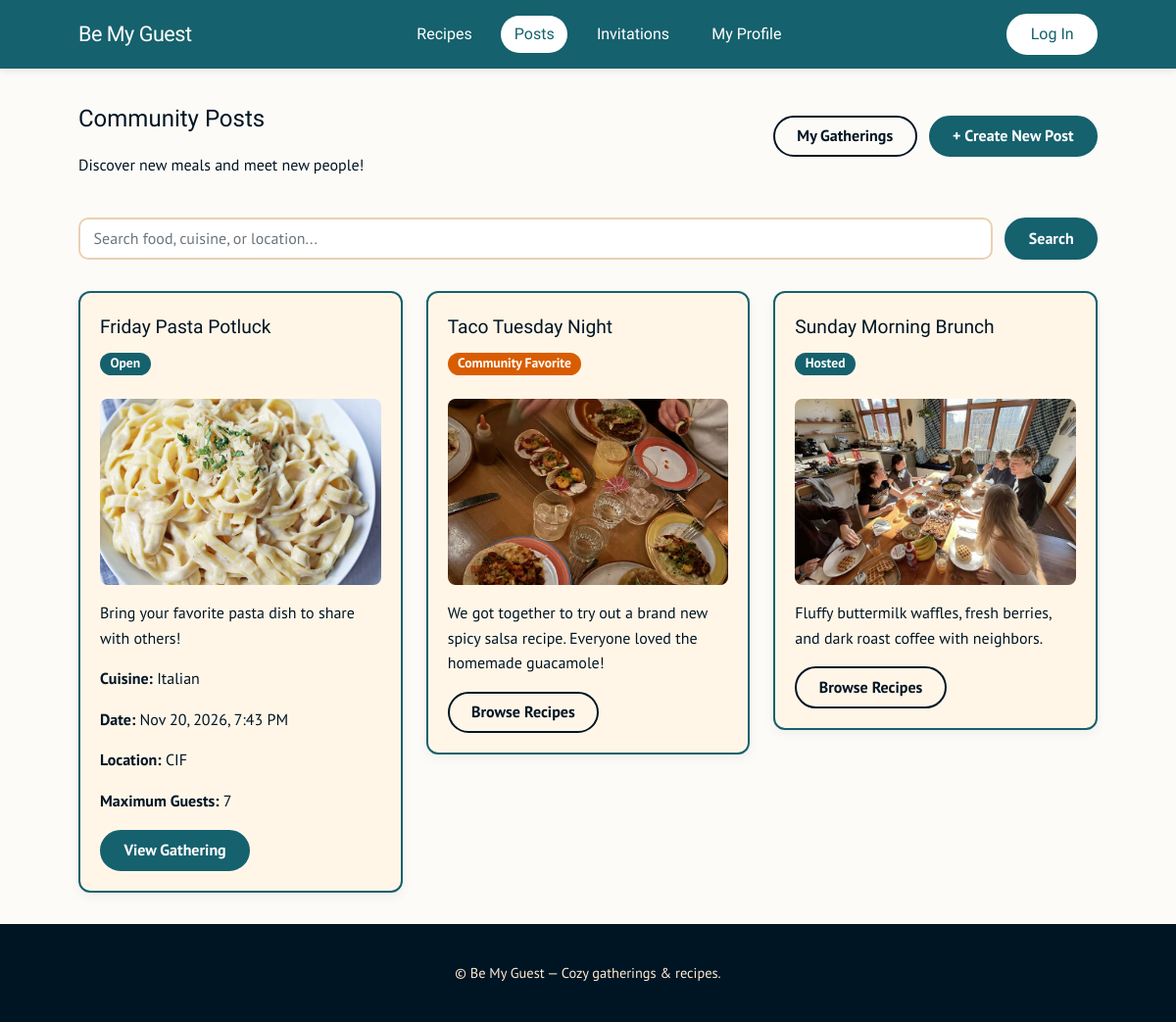
/posts/, run on the app's committed database.
### features/posts/models.py (models this page shows, shortened)
class MealGathering(models.Model):
    STATUS_CHOICES = [
        ("open", "Open"),
        ("full", "Full"),
        ("cancelled", "Cancelled"),
        ("completed", "Completed"),
    ]
    id = models.BigAutoField(primary_key=True)
    host = models.ForeignKey(
        settings.AUTH_USER_MODEL,
        on_delete=models.CASCADE,
        related_name="meal_gatherings"
    )
    title = models.CharField(max_length=200)
    description = models.TextField(blank=True)
    cuisine_type = models.CharField(max_length=100)
    date_time = models.DateTimeField()
    location = models.CharField(max_length=200)
    max_guests = models.PositiveIntegerField(
        validators=[MinValueValidator(1)]
    )
    meal_name = models.CharField(
        max_length=200,
        blank=True
    )
    meal_description = models.TextField(blank=True)
    meal_image = models.ImageField(
        upload_to="meal_gatherings/",
        blank=True
    )
    recipe = models.ForeignKey(
        "recipes.Recipe",
        on_delete=models.SET_NULL,
        null=True,
        blank=True,
        related_name="meal_gatherings"
    )
    created_at = models.DateTimeField(auto_now_add=True)
    status = models.CharField(
        max_length=20,
        choices=STATUS_CHOICES,
        default="open"
    )

### features/posts/views.py (the view, shortened to what this page needs)
# urls.py: path("posts/", post_views.gathering_list, name="posts"),
def gathering_list(request):
    gatherings = MealGathering.objects.filter(
        status="open",
        date_time__gt=timezone.now()
    )
    search = request.GET.get("q", "").strip()
    gatherings = gatherings.order_by("date_time")
    context = {
        "gatherings": gatherings,
        "search": search
    }
    return render(request, "posts.html", context)

### bemyguest/templates/posts.html (shortened to what this page needs)
{% extends "base.html" %}
{% load static %}
{% block content %}
<div class="page-heading">
  <div>
    <h2>
      {% if mine %}My Gatherings{% else %}Community Posts{% endif %}
    </h2>
    <p class="muted">
      Discover new meals and meet new people!
    </p>
  </div>
  <div class="gathering-actions">
    <a href="{% url 'my_gatherings' %}"
       class="button button-outline">
      My Gatherings
    </a>
    <a href="{% url 'gathering_create' %}"
       class="button">
      + Create New Post
    </a>
  </div>
</div>
{% if not mine %}
  <form method="get" action="{% url 'posts' %}"
        class="post-search">
    <input
      type="text"
      name="q"
      value="{{ search|default:'' }}"
      placeholder="Search food, cuisine, or location...">
    <button type="submit" class="button">
      Search
    </button>
  </form>
{% endif %}
<div class="gathering-card-grid">
  {% for gathering in gatherings %}
    <div class="card gathering-post-card">
      <div class="page-heading">
        <div>
          <h4>{{ gathering.title }}</h4>
          <span class="badge primary">
            {{ gathering.get_status_display }}
          </span>
        </div>
      </div>
      {% if gathering.meal_image %}
        <img
          src="{{ gathering.meal_image.url }}"
          alt="{{ gathering.title }}"
          class="gathering-card-image">
      {% endif %}
      <p>
        {{ gathering.description|truncatewords:25 }}
      </p>
      <p>
        <strong>Cuisine:</strong>
        {{ gathering.cuisine_type }}
      </p>
      <p>
        <strong>Date:</strong>
        {{ gathering.date_time|date:"M j, Y, g:i A" }}
      </p>
      <p>
        <strong>Location:</strong>
        {{ gathering.location }}
      </p>
      <p>
        <strong>Maximum Guests:</strong>
        {{ gathering.max_guests }}
      </p>
      <a
        href="{% url 'gathering_detail' gathering.id %}"
        class="button">
        View Gathering
      </a>
    </div>
  {% endfor %}
  {% if not mine and not search %}
    <div class="card gathering-post-card">
      <div class="page-heading">
        <div>
          <h4>Taco Tuesday Night</h4>
          <span class="badge secondary">
            Community Favorite
          </span>
        </div>
      </div>
      <img
        src="{% static 'images/TacoTuesdayNight.jpg' %}"
        alt="Taco Tuesday"
        class="gathering-card-image">
      <p>
        We got together to try out a brand new
        spicy salsa recipe. Everyone loved
        the homemade guacamole!
      </p>
      <a href="{% url 'recipes' %}"
         class="button button-outline">
        Browse Recipes
      </a>
    </div>
    <div class="card gathering-post-card">
      <div class="page-heading">
        <div>
          <h4>Sunday Morning Brunch</h4>
          <span class="badge primary">
            Hosted
          </span>
        </div>
      </div>
      <img
        src="{% static 'images/SundayMorningBrunch.jpg' %}"
        alt="Sunday Morning Brunch"
        class="gathering-card-image">
      <p>
        Fluffy buttermilk waffles, fresh
        berries, and dark roast coffee
        with neighbors.
      </p>
      <a href="{% url 'recipes' %}"
         class="button button-outline">
        Browse Recipes
      </a>
    </div>
  {% endif %}
</div>
{% endblock %}

### bemyguest/ui-ux/skeleton.css (style rules this page uses)
a { color: var(--stormy-teal); text-decoration: none; font-weight: 500; }
.button, a.button, button, input[type="submit"], input[type="reset"], input[type="button"] { display: inline-flex; align-items: center; justify-content: center; background-color: var(--stormy-teal); border: 2px solid var(--stormy-teal); color: var(--white) !important; border-radius: 999px; padding: 0.6rem 1.4rem; font-weight: 600; line-height: 1.2; transition: background-color 0.2s ease, transform 0.1s ease; text-decoration: none !important; }
.button.button-outline, a.button.button-outline { background: transparent !important; color: var(--ink-black) !important; border: 2px solid var(--ink-black) !important; }
input[type="text"], input[type="search"], input[type="email"], input[type="password"], select, textarea { border: 2px solid var(--border-light); background-color: var(--white); color: var(--ink-black); border-radius: 10px; padding: 0.6rem 0.85rem; width: 100%; }
input::placeholder, textarea::placeholder { color: #6C757D; }
.badge { display: inline-block; padding: 0.3rem 0.65rem; border-radius: 999px; font-size: 0.85rem; font-weight: 600; line-height: 1; background: var(--papaya-whip); color: var(--brandy); }
.badge.primary { background: var(--stormy-teal); color: var(--white); }
.badge.secondary { background: var(--harvest-orange); color: var(--white); }

### bemyguest/ui-ux/style.css (style rules this page uses)
:root { --ink-black: #001524; --stormy-teal: #15616D; --stormy-teal-dark: #0F434B; --papaya-whip: #FFECD1; --papaya-whip-light: #FFF6E8; --off-white: #FDFBF7; --harvest-orange: #D95D00; --brandy: #78290F; --white: #ffffff; --border-light: #EAD0B3; --radius: 12px; }
body { font-family: "PT Sans", sans-serif; color: var(--ink-black); background: var(--off-white) !important; line-height: 1.6; }
h1, h2, h3, h4, h5, h6, .recipe-card h3, .card h4, .brand__title, .nav a, .auth-nav a, .auth-nav button { font-family: "Calistoga", serif !important; font-weight: 400 !important; }
h1, h2, h3, h4, h5 { color: var(--ink-black); font-weight: 700; margin-top: 0; }
.card { background: var(--papaya-whip-light); border: 1.5px solid var(--stormy-teal-dark); border-radius: var(--radius); box-shadow: 0 4px 14px rgba(0, 21, 36, 0.08); overflow: hidden; }
.card + .card { margin-top: 0; }
.card a, .recipe-card a { color: var(--stormy-teal-dark); font-weight: 700; }
.card { align-self: start !important; margin-bottom: 0; }
.card { align-self: start !important; background-color: var(--card-bg, #FFF6E8); border: 2px solid var(--stormy-teal); border-radius: var(--radius); box-shadow: 0 4px 12px rgba(0, 21, 36, 0.05); }
.page-heading { display: flex; justify-content: space-between; align-items: flex-start; flex-wrap: wrap; gap: 1rem; margin-bottom: 1.5rem; }
.page-heading h2, .page-heading h4 { margin: 0 0 0.5rem; }
.gathering-actions { display: flex; flex-wrap: wrap; align-items: center; gap: 0.75rem; margin-top: 1rem; }
.gathering-actions .button { margin-bottom: 0; }
.gathering-card-grid { display: grid; grid-template-columns: repeat( auto-fit, minmax(min(100%, 300px), 1fr) ); gap: 1.5rem; align-items: start; }
.gathering-post-card { padding: 1.25rem; background: var(--papaya-whip-light); border: 2px solid var(--stormy-teal); border-radius: var(--radius); }
.gathering-post-card h4 { font-size: 1.2rem; }
.gathering-card-image { width: 100%; height: 190px; object-fit: cover; border-radius: 8px; margin: 1rem 0; }
.post-search { display: flex; gap: 0.75rem; flex-wrap: wrap; margin-bottom: 2rem; }
.post-search input { flex: 1; min-width: 200px; }

### data on the page
MealGathering: title "Friday Pasta Potluck", status "Open", meal_image (picture), description "Bring your favorite pasta dish to share with others!", cuisine_type "Italian", date_time "Nov 20, 2026, 7:43 PM", location "CIF", max_guests "7"
